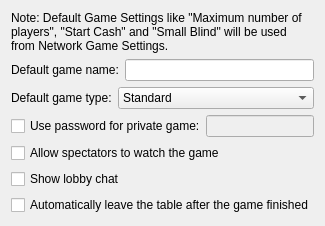
           <widget class="QWidget" name="tab_5">
            <attribute name="title">
             <string>Game</string>
            </attribute>
            <layout class="QGridLayout" name="gridLayout_5">
             <item row="0" column="0">
              <widget class="QLabel" name="label_43">
               <property name="text">
                <string>Note: Default Game Settings like &quot;Maximum number of players&quot;, &quot;Start Cash&quot; and &quot;Small Blind&quot; will be used from Network Game Settings.</string>
               </property>
               <property name="textFormat">
                <enum>Qt::PlainText</enum>
               </property>
               <property name="wordWrap">
                <bool>true</bool>
               </property>
              </widget>
             </item>
             <item row="1" column="0">
              <layout class="QHBoxLayout" name="horizontalLayout_8">
               <item>
                <widget class="QLabel" name="label_23">
                 <property name="text">
                  <string>Default game name:</string>
                 </property>
                </widget>
               </item>
               <item>
                <widget class="QLineEdit" name="lineEdit_internetGameName">
                 <property name="inputMethodHints">
                  <set>Qt::ImhNoPredictiveText</set>
                 </property>
                </widget>
               </item>
              </layout>
             </item>
             <item row="5" column="0">
              <widget class="QCheckBox" name="checkBox_UseLobbyChat">
               <property name="text">
                <string>Show lobby chat</string>
               </property>
              </widget>
             </item>
             <item row="6" column="0">
              <widget class="QCheckBox" name="checkBox_InetGame_AutoLeaveTheTableAfterGameFinished">
               <property name="text">
                <string>Automatically leave the table after the game finished</string>
               </property>
              </widget>
             </item>
             <item row="2" column="0">
              <layout class="QHBoxLayout" name="horizontalLayout_6">
               <item>
                <widget class="QLabel" name="label_17">
                 <property name="text">
                  <string>Default game type:</string>
                 </property>
                </widget>
               </item>
               <item>
                <widget class="QComboBox" name="comboBox_internetGameType">
                 <property name="sizePolicy">
                  <sizepolicy hsizetype="MinimumExpanding" vsizetype="Fixed">
                   <horstretch>0</horstretch>
                   <verstretch>0</verstretch>
                  </sizepolicy>
                 </property>
                 <item>
                  <property name="text">
                   <string>Standard</string>
                  </property>
                  <property name="icon">
                   <iconset resource="../resources/pokerth.qrc">
                    <normaloff>:/gfx/player_play.png</normaloff>:/gfx/player_play.png</iconset>
                  </property>
                 </item>
                 <item>
                  <property name="text">
                   <string>Registered players only</string>
                  </property>
                  <property name="icon">
                   <iconset resource="../resources/pokerth.qrc">
                    <normaloff>:/gfx/registered.png</normaloff>:/gfx/registered.png</iconset>
                  </property>
                 </item>
                 <item>
                  <property name="text">
                   <string>PRIVATE POKER TABLE(TM)</string>
                  </property>
                  <property name="icon">
                   <iconset resource="../resources/pokerth.qrc">
                    <normaloff>:/gfx/list_add_user.png</normaloff>:/gfx/list_add_user.png</iconset>
                  </property>
                 </item>
                 <item>
                  <property name="text">
                   <string>Ranking game</string>
                  </property>
                  <property name="icon">
                   <iconset resource="../resources/pokerth.qrc">
                    <normaloff>:/gfx/cup.png</normaloff>:/gfx/cup.png</iconset>
                  </property>
                 </item>
                </widget>
               </item>
              </layout>
             </item>
             <item row="3" column="0">
              <layout class="QHBoxLayout" name="horizontalLayout_2">
               <property name="spacing">
                <number>0</number>
               </property>
               <item>
                <widget class="QCheckBox" name="checkBox_UseInternetGamePassword">
                 <property name="text">
                  <string>Use password for private game:</string>
                 </property>
                 <property name="icon">
                  <iconset resource="../resources/pokerth.qrc">
                   <normaloff>:/gfx/lock.png</normaloff>:/gfx/lock.png</iconset>
                 </property>
                </widget>
               </item>
               <item>
                <widget class="QLineEdit" name="lineEdit_InternetGamePassword">
                 <property name="enabled">
                  <bool>false</bool>
                 </property>
                 <property name="echoMode">
                  <enum>QLineEdit::Password</enum>
                 </property>
                </widget>
               </item>
              </layout>
             </item>
             <item row="4" column="0">
              <widget class="QCheckBox" name="checkBox_allowSpectators">
               <property name="text">
                <string>Allow spectators to watch the game</string>
               </property>
              </widget>
             </item>
            </layout>
           </widget>
